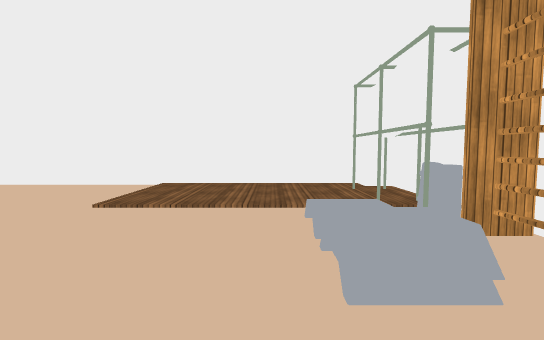
view 1 (above)

14 first-person views from a walk through a Unity game level. The camera is 1.3 m above the floor, tilts 4° down and sees 85° across. The floor is counted in squares, 1 m on a side. Each view is taken from the middle of a square. On the plan, view 1 faces up. The plan holds only what a view shows up to about 14 squares ahead; the rest is blank. The place goes on beyond the plan. Some animated figures are not drawn. Some surface patterns are stand-ins.

view 2
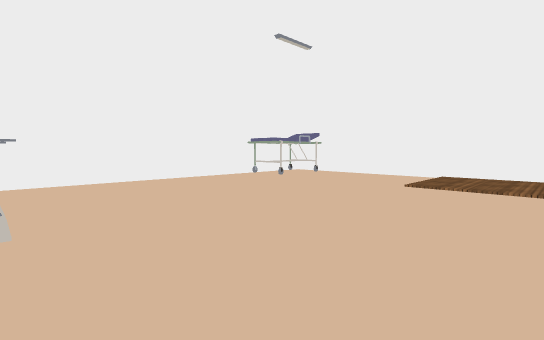

view 3
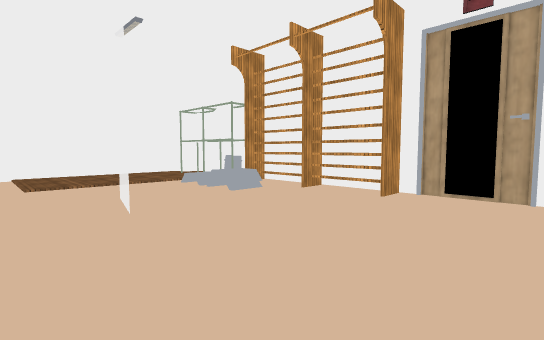

view 4
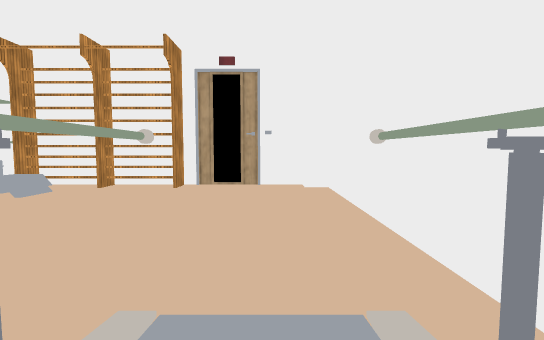

view 5
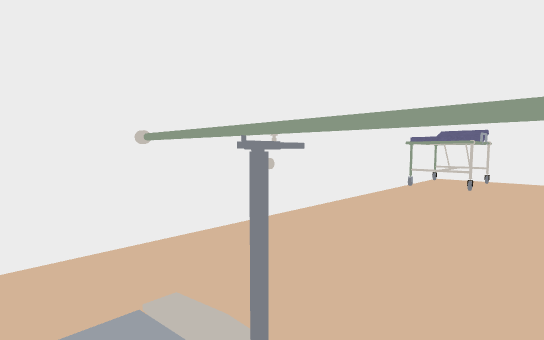

view 6
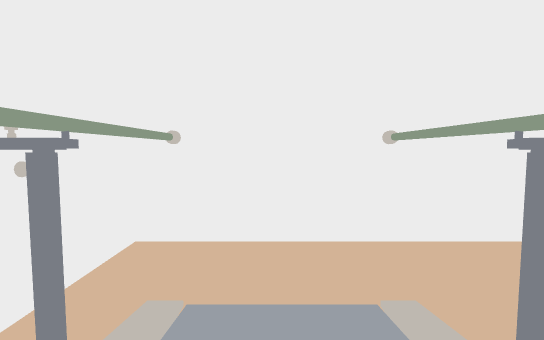

view 7
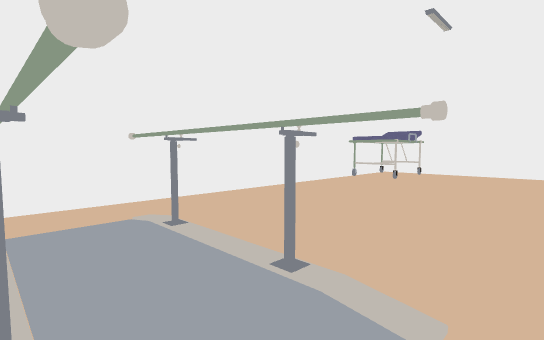

view 8
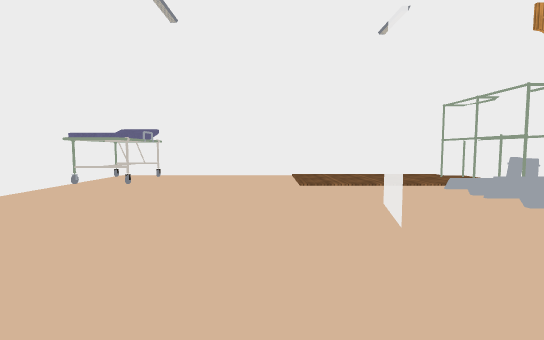

view 9
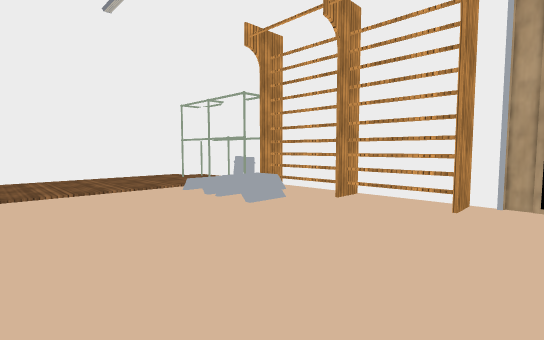

view 10
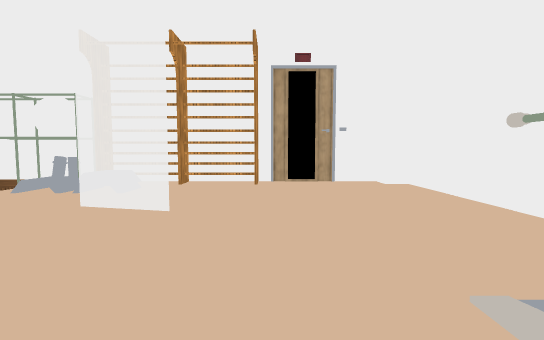

view 11
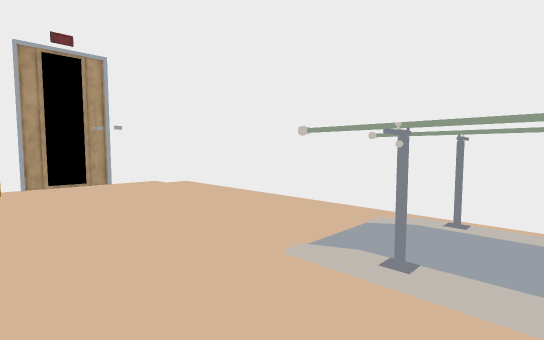

view 12
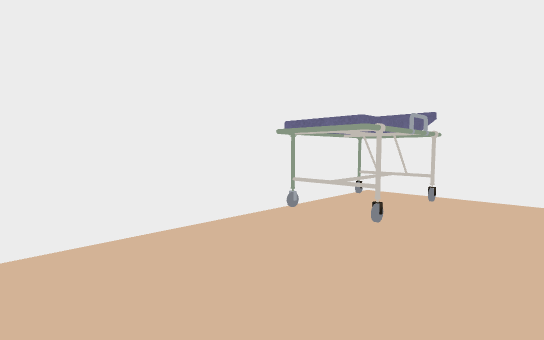

view 13
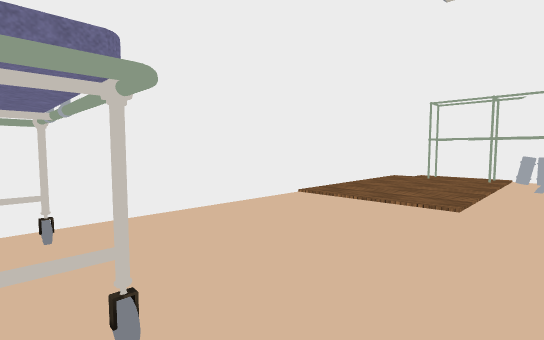

view 14
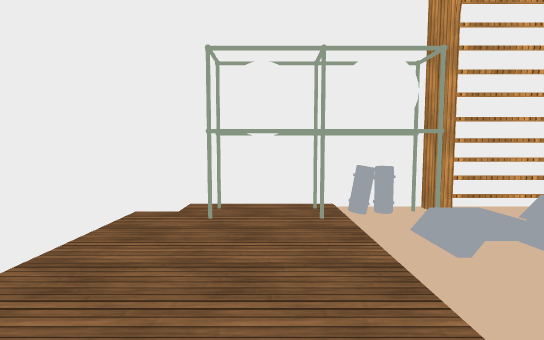

### Floor plan
Key: @ floor where view 1 was taken; # wall or solid block; . main floor; : floor 0.25 m higher than the main floor; = window, fence, low wall or low ledge; ^ raised ledge; P pillar; T thing the floor can be seen under or through; O other object.
Columns run from 13 left of view 1 to 4 right of it. Each row starts with its distance up from view 1.
 11    ##############
 10    #............PP
  9    #............##
  8   ##............##
  7 ####............#
  6 #.............. ##
  5 #.............O###
  4 #..............=O#
  3 #.............^^O#
  2 #...............O#
  1 #......... .....O#
  0 #......... ..@..O#
 -1 #...............O#
 -2 #................#
 -3 #................#
 -4 #..TTTTT.........#
 -5 #...:::..........#
 -6 #.######........P#
 -7 ####  ############

Positions as (right, up) in squares from view 1, and headings:
1: (0, 0), facing up
2: (0, -4), facing up-left
3: (-5, -5), facing up-right
4: (-8, -5), facing right
5: (-8, -5), facing up-left
6: (-8, -5), facing left
7: (-5, -6), facing up-left
8: (-5, -4), facing up
9: (-4, -3), facing up-right
10: (-8, -2), facing right
11: (-8, -1), facing down-right
12: (-8, 2), facing up-left
13: (-11, 5), facing up-right
14: (-3, 8), facing right
